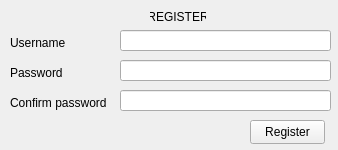
<?xml version="1.0" encoding="UTF-8"?>
<ui version="4.0">
 <class>MainWindow</class>
 <widget class="QMainWindow" name="MainWindow">
  <property name="geometry">
   <rect>
    <x>0</x>
    <y>0</y>
    <width>338</width>
    <height>150</height>
   </rect>
  </property>
  <property name="windowTitle">
   <string>Register</string>
  </property>
  <widget class="QWidget" name="centralwidget">
   <widget class="QLabel" name="lblLogin">
    <property name="geometry">
     <rect>
      <x>150</x>
      <y>10</y>
      <width>56</width>
      <height>16</height>
     </rect>
    </property>
    <property name="text">
     <string>REGISTER</string>
    </property>
    <property name="alignment">
     <set>Qt::AlignHCenter|Qt::AlignTop</set>
    </property>
   </widget>
   <widget class="QLabel" name="lblUsername">
    <property name="geometry">
     <rect>
      <x>10</x>
      <y>30</y>
      <width>101</width>
      <height>20</height>
     </rect>
    </property>
    <property name="text">
     <string>Username</string>
    </property>
    <property name="alignment">
     <set>Qt::AlignBottom|Qt::AlignLeading|Qt::AlignLeft</set>
    </property>
   </widget>
   <widget class="QLineEdit" name="txtUsername">
    <property name="geometry">
     <rect>
      <x>120</x>
      <y>30</y>
      <width>211</width>
      <height>21</height>
     </rect>
    </property>
   </widget>
   <widget class="QLabel" name="lblPassword">
    <property name="geometry">
     <rect>
      <x>10</x>
      <y>60</y>
      <width>56</width>
      <height>20</height>
     </rect>
    </property>
    <property name="text">
     <string>Password</string>
    </property>
    <property name="alignment">
     <set>Qt::AlignBottom|Qt::AlignLeading|Qt::AlignLeft</set>
    </property>
   </widget>
   <widget class="QPushButton" name="btnRegister">
    <property name="geometry">
     <rect>
      <x>250</x>
      <y>120</y>
      <width>75</width>
      <height>24</height>
     </rect>
    </property>
    <property name="text">
     <string>Register</string>
    </property>
   </widget>
   <widget class="QLineEdit" name="txtPassword">
    <property name="geometry">
     <rect>
      <x>120</x>
      <y>60</y>
      <width>211</width>
      <height>21</height>
     </rect>
    </property>
    <property name="echoMode">
     <enum>QLineEdit::Password</enum>
    </property>
   </widget>
   <widget class="QLabel" name="lblConfirmPassword">
    <property name="geometry">
     <rect>
      <x>10</x>
      <y>90</y>
      <width>101</width>
      <height>20</height>
     </rect>
    </property>
    <property name="text">
     <string>Confirm password</string>
    </property>
    <property name="alignment">
     <set>Qt::AlignBottom|Qt::AlignLeading|Qt::AlignLeft</set>
    </property>
   </widget>
   <widget class="QLineEdit" name="txtConfirmPassword">
    <property name="geometry">
     <rect>
      <x>120</x>
      <y>90</y>
      <width>211</width>
      <height>21</height>
     </rect>
    </property>
    <property name="echoMode">
     <enum>QLineEdit::Password</enum>
    </property>
   </widget>
  </widget>
 </widget>
 <resources/>
 <connections/>
</ui>
